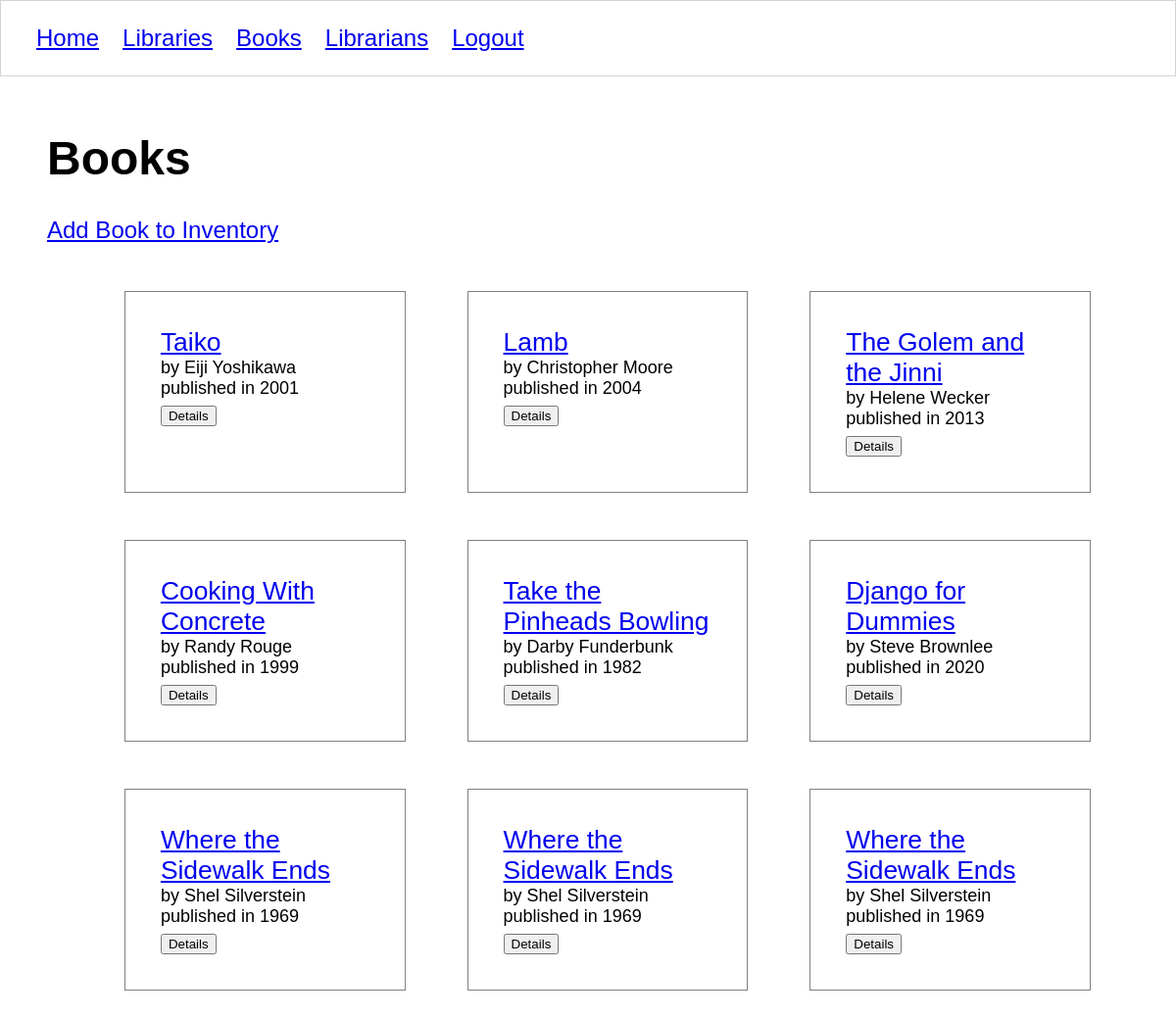
/books/ (signed in), run on an earlier commit of the app's database.
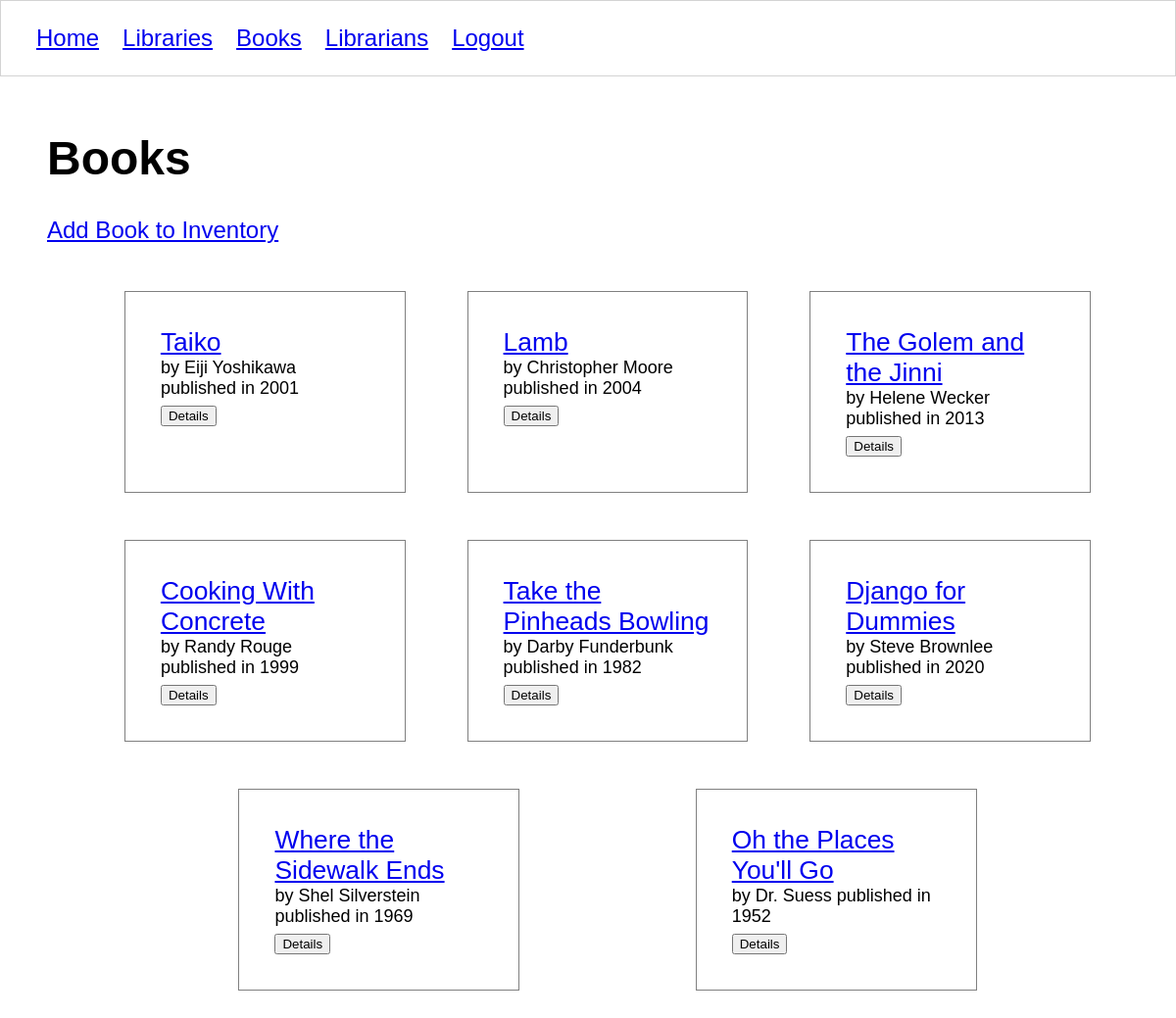
And on a later commit of the database.
### libraryapp/models/book.py (models this page shows, shortened)
class Book(models.Model):
    title = models.CharField(max_length=50)
    isbn = models.CharField(max_length=50)
    author = models.CharField(max_length=50)
    year_published = models.IntegerField()
    location = models.ForeignKey(Library, on_delete=models.CASCADE)
    librarian = models.ForeignKey(Librarian, on_delete=models.CASCADE)
    class Meta:
        verbose_name = ("book")
        verbose_name_plural = ("books")

### libraryapp/views/books/list.py (the view, shortened to what this page needs)
# urls.py: path('books/', book_list, name='books'),
@login_required
def book_list(request):
    if request.method == 'GET':
        with sqlite3.connect(Connection.db_path) as conn:
            conn.row_factory = sqlite3.Row
            db_cursor = conn.cursor()
            db_cursor.execute("""
            select
                b.id,
                b.title,
                b.isbn,
                b.author,
                b.year_published,
                b.librarian_id,
                b.location_id
            from libraryapp_book b
            """)
            all_books = []
            dataset = db_cursor.fetchall()
            for row in dataset:
                book = Book()
                book.id = row['id']
                book.title = row['title']
                book.isbn = row['isbn']
                book.author = row['author']
                book.year_published = row['year_published']
                book.librarian_id = row['librarian_id']
                book.location_id = row['location_id']
                all_books.append(book)
        template = 'books/list.html'
        context = {
            'all_books': all_books
        }
        return render(request, template, context)

### libraryapp/templates/books/list.html (shortened to what this page needs)
{% extends 'shared/base.html' %}
{% load static %}
{% block css %}
    <link rel="stylesheet" href="{% static 'styles/books.css' %}" />
{% endblock %}
{% block content %}
    <h1>Books</h1>
    <a href="{% url 'libraryapp:book_form' %}">Add Book to Inventory</a>
    <ol class="books">
    {% for book in all_books %}
        <li class="book">
            <a class="book__title" href="{% url 'libraryapp:book' book.id %}"> {{ book.title }}</a>
            <div class="book__description">
                by {{book.author}} published in {{book.year_published}}
            </div>
            <button id="detail--{{ book.id }}">Details</button>
        </li>
    {% endfor %}
    </ol>
{% endblock %}

What changed in the data, as far as the page shows it:
removed Book: title "Where the Sidewalk Ends", author "Shel Silverstein", year_published "1969"
changed Book: title "Where the Sidewalk Ends" → "Oh the Places You'll Go"; author "Shel Silverstein" → "Dr. Suess"; year_published "1969" → "1952"
